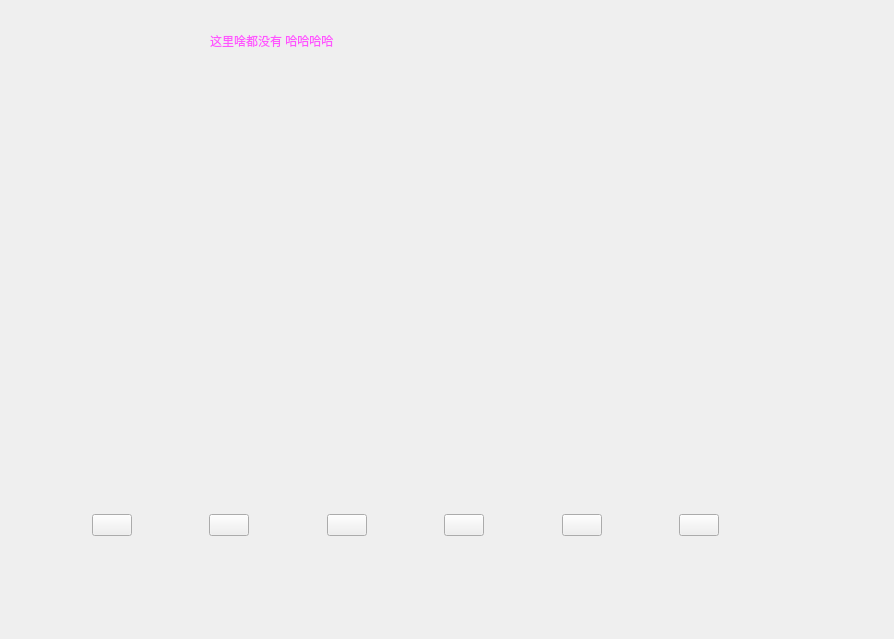
<?xml version="1.0" encoding="UTF-8"?>
<ui version="4.0">
 <class>Hahaha</class>
 <widget class="QWidget" name="Hahaha">
  <property name="geometry">
   <rect>
    <x>0</x>
    <y>0</y>
    <width>894</width>
    <height>639</height>
   </rect>
  </property>
  <property name="windowTitle">
   <string>Form</string>
  </property>
  <widget class="QLabel" name="label">
   <property name="geometry">
    <rect>
     <x>160</x>
     <y>90</y>
     <width>451</width>
     <height>231</height>
    </rect>
   </property>
   <property name="text">
    <string/>
   </property>
  </widget>
  <widget class="QLabel" name="label_2">
   <property name="geometry">
    <rect>
     <x>210</x>
     <y>15</y>
     <width>391</width>
     <height>51</height>
    </rect>
   </property>
   <property name="styleSheet">
    <string notr="true">color: rgb(255, 85, 255);</string>
   </property>
   <property name="text">
    <string>这里啥都没有 哈哈哈哈</string>
   </property>
  </widget>
  <widget class="QLabel" name="label_3">
   <property name="geometry">
    <rect>
     <x>130</x>
     <y>100</y>
     <width>461</width>
     <height>271</height>
    </rect>
   </property>
   <property name="styleSheet">
    <string notr="true">image: url(:/image/photo.png);</string>
   </property>
   <property name="text">
    <string/>
   </property>
  </widget>
  <widget class="QWidget" name="layoutWidget">
   <property name="geometry">
    <rect>
     <x>20</x>
     <y>470</y>
     <width>771</width>
     <height>111</height>
    </rect>
   </property>
   <layout class="QHBoxLayout" name="horizontalLayout">
    <item>
     <spacer name="horizontalSpacer">
      <property name="orientation">
       <enum>Qt::Horizontal</enum>
      </property>
      <property name="sizeHint" stdset="0">
       <size>
        <width>40</width>
        <height>20</height>
       </size>
      </property>
     </spacer>
    </item>
    <item>
     <widget class="QPushButton" name="buttonhead">
      <property name="text">
       <string/>
      </property>
     </widget>
    </item>
    <item>
     <spacer name="horizontalSpacer_2">
      <property name="orientation">
       <enum>Qt::Horizontal</enum>
      </property>
      <property name="sizeHint" stdset="0">
       <size>
        <width>40</width>
        <height>20</height>
       </size>
      </property>
     </spacer>
    </item>
    <item>
     <widget class="QPushButton" name="buttonset">
      <property name="text">
       <string/>
      </property>
     </widget>
    </item>
    <item>
     <spacer name="horizontalSpacer_3">
      <property name="orientation">
       <enum>Qt::Horizontal</enum>
      </property>
      <property name="sizeHint" stdset="0">
       <size>
        <width>40</width>
        <height>20</height>
       </size>
      </property>
     </spacer>
    </item>
    <item>
     <widget class="QPushButton" name="buttonread">
      <property name="text">
       <string/>
      </property>
     </widget>
    </item>
    <item>
     <spacer name="horizontalSpacer_4">
      <property name="orientation">
       <enum>Qt::Horizontal</enum>
      </property>
      <property name="sizeHint" stdset="0">
       <size>
        <width>40</width>
        <height>20</height>
       </size>
      </property>
     </spacer>
    </item>
    <item>
     <widget class="QPushButton" name="buttonget">
      <property name="text">
       <string/>
      </property>
     </widget>
    </item>
    <item>
     <spacer name="horizontalSpacer_5">
      <property name="orientation">
       <enum>Qt::Horizontal</enum>
      </property>
      <property name="sizeHint" stdset="0">
       <size>
        <width>40</width>
        <height>20</height>
       </size>
      </property>
     </spacer>
    </item>
    <item>
     <widget class="QPushButton" name="buttonword">
      <property name="text">
       <string/>
      </property>
     </widget>
    </item>
    <item>
     <spacer name="horizontalSpacer_6">
      <property name="orientation">
       <enum>Qt::Horizontal</enum>
      </property>
      <property name="sizeHint" stdset="0">
       <size>
        <width>40</width>
        <height>20</height>
       </size>
      </property>
     </spacer>
    </item>
    <item>
     <widget class="QPushButton" name="buttonquit">
      <property name="text">
       <string/>
      </property>
     </widget>
    </item>
    <item>
     <spacer name="horizontalSpacer_7">
      <property name="orientation">
       <enum>Qt::Horizontal</enum>
      </property>
      <property name="sizeHint" stdset="0">
       <size>
        <width>40</width>
        <height>20</height>
       </size>
      </property>
     </spacer>
    </item>
   </layout>
  </widget>
 </widget>
 <resources/>
 <connections/>
</ui>
